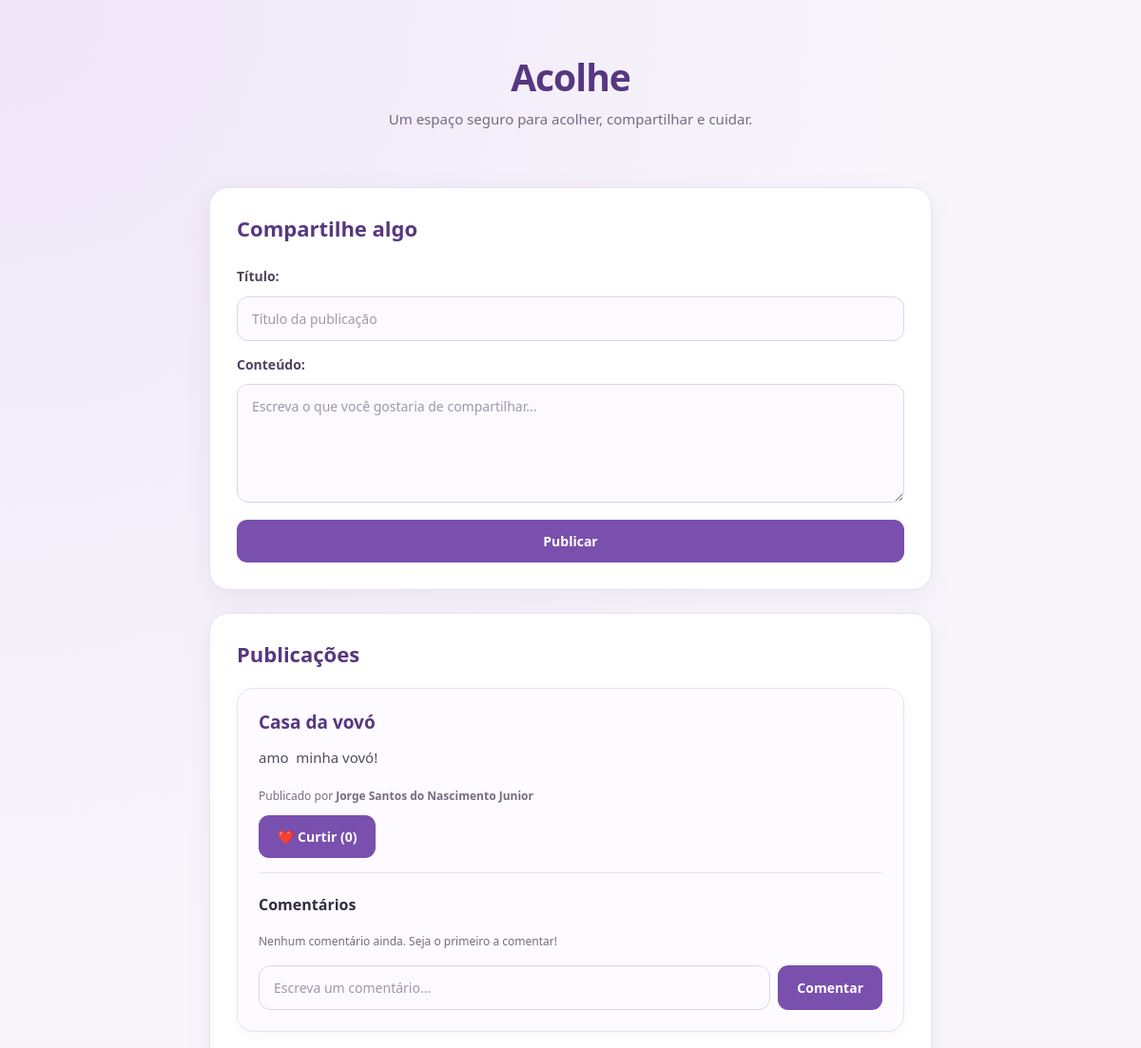
Before: /feed (upper part) with the older database file.
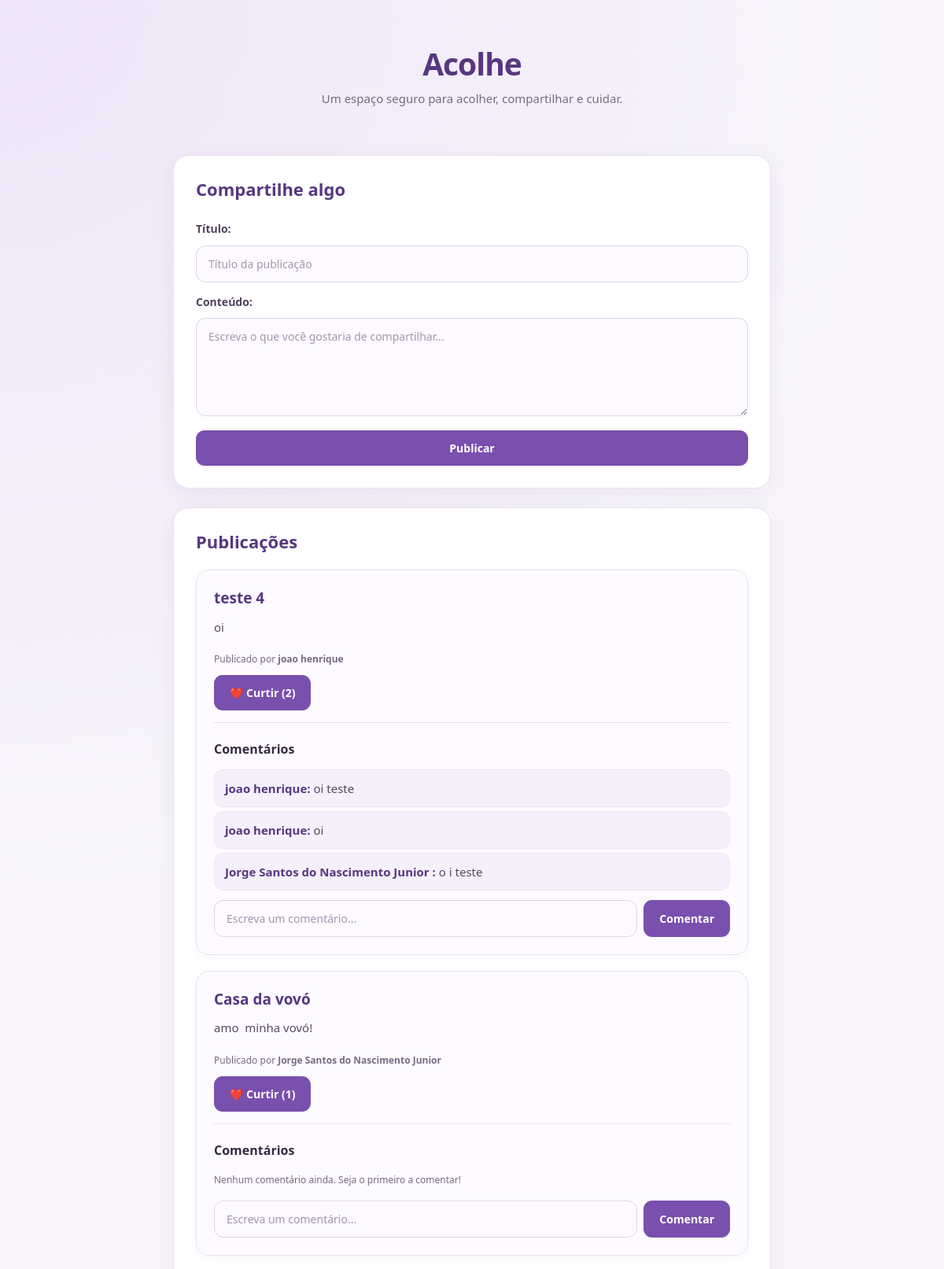
After: the same page with the newer database file.
### model.py (models this page shows)
class Publi(db.Model):
    __tablename__ = 'publicacoes'
    id_publi = db.Column(db.Integer, primary_key=True)
    titulo_publi = db.Column(db.String(150), nullable=False)
    texto_publi = db.Column(db.String(500), nullable=False)
    status = db.Column(db.String(50), default='ativo')
    data_publi = db.Column(db.DateTime, default=db.func.now())
    usu_id = db.Column(
        db.Integer,
        db.ForeignKey('usuarios.id_usu'),
        nullable=False
    )
    curtidas = db.relationship('Curt', backref='publicacao', lazy=True)
    comentarios = db.relationship('Coment', backref='publicacao', lazy=True)

class Usu(db.Model):
    __tablename__ = 'usuarios'
    id_usu = db.Column(db.Integer, primary_key=True)
    nome = db.Column(db.String(40), nullable=False)
    gmail = db.Column(db.String(60), nullable=False, unique=True)
    senha = db.Column(db.String(100), nullable=False)
    curtidas = db.relationship('Curt', backref='usuario', lazy=True)
    comentarios = db.relationship('Coment', backref='usuario', lazy=True)
    publicacoes = db.relationship('Publi', backref='usuario', lazy=True)
    diarios = db.relationship('Diar', backref='usuario', lazy=True)
    notificacoes = db.relationship('Not', backref='usuario', lazy=True)

class Coment(db.Model):
    __tablename__ = 'comentarios'
    id_coment = db.Column(db.Integer, primary_key=True)
    texto_coment = db.Column(db.String(300), nullable=False)
    data_coment = db.Column(db.DateTime, default=db.func.now())
    usu_id = db.Column(
        db.Integer,
        db.ForeignKey('usuarios.id_usu'),
        nullable=False
    )
    id_publicacao = db.Column(
        db.Integer,
        db.ForeignKey('publicacoes.id_publi'),
        nullable=False
    )

### app.py (the view)
@app.route("/feed")
def index():
    usuarios = Usu.query.all()
    publicacoes = Publi.query.order_by(Publi.data_publi.desc()).all()
    return render_template(
        "index.html",
        usuarios=usuarios,
        publicacoes=publicacoes
    )

### templates/index.html (shortened to what this page needs)
{% extends "base.html" %}
{% block conteudo %}
    <header>
        <h1>Acolhe</h1>
        <p>Um espaço seguro para acolher, compartilhar e cuidar.</p>
    </header>
    <section>
        <h2>Compartilhe algo</h2>
        <form action="{{ url_for('publi.create') }}" method="POST">
            <label for="titulo">Título:</label>
            <input type="text" id="titulo" name="titulo" placeholder="Título da publicação" required>
            <label for="conteudo">Conteúdo:</label>
            <textarea id="conteudo" name="conteudo" placeholder="Escreva o que você gostaria de compartilhar..." required></textarea>
            <button type="submit">Publicar</button>
        </form>
    </section>
    <section>
        <h2>Publicações</h2>
        {% if publicacoes %}
            {% for publicacao in publicacoes %}
                <article class="publicacao" style="border: 1px solid #ccc; padding: 15px; margin-bottom: 20px; border-radius: 8px;">
                    <h3>{{ publicacao.titulo_publi }}</h3>
                    <p>{{ publicacao.texto_publi }}</p>
                    {% if publicacao.usuario %}
                        <small>Publicado por <strong>{{ publicacao.usuario.nome }}</strong></small>
                    {% endif %}
                    <div style="margin-top: 10px;">
                        <form action="{{ url_for('publi.curtir', publi_id=publicacao.id_publi) }}" method="POST" style="display: inline;">
                            <button type="submit">❤️ Curtir ({{ publicacao.curtidas|length if publicacao.curtidas else 0 }})</button>
                        </form>
                    </div>
                    <hr style="margin: 15px 0;">
                    <h4>Comentários</h4>
                    {% if publicacao.comentarios %}
                        <ul style="list-style-type: none; padding-left: 0;">
                            {% for comentario in publicacao.comentarios %}
                                <li style="background: #f4f4f4; padding: 8px; margin-bottom: 5px; border-radius: 4px;">
                                    <strong>{{ comentario.usuario.nome if comentario.usuario else 'Anônimo' }}:</strong>
                                    {{ comentario.texto_coment }}
                                </li>
                            {% endfor %}
                        </ul>
                    {% else %}
                        <p><small>Nenhum comentário ainda. Seja o primeiro a comentar!</small></p>
                    {% endif %}
                    <form action="{{ url_for('publi.comentar', publi_id=publicacao.id_publi) }}" method="POST" style="margin-top: 10px;">
                        <input type="text" name="texto_coment" placeholder="Escreva um comentário..." required style="width: 70%;">
                        <button type="submit">Comentar</button>
                    </form>
                </article>
            {% endfor %}
        {% else %}
            <p>Ainda não existem publicações.</p>
        {% endif %}
    </section>
{% endblock conteudo %}

Changed rows visible on the page:
added Publi: titulo_publi "teste 4", texto_publi "oi", usuario.nome "joao henrique", curtidas|length "2"
added Coment: usuario "joao henrique", texto_coment "oi teste"
added Coment: usuario "joao henrique", texto_coment "oi"
added Coment: usuario "Jorge Santos do Nascimento Junior", texto_coment "o i teste"
computed for Publi "Casa da vovó": curtidas|length "0" → "1"
